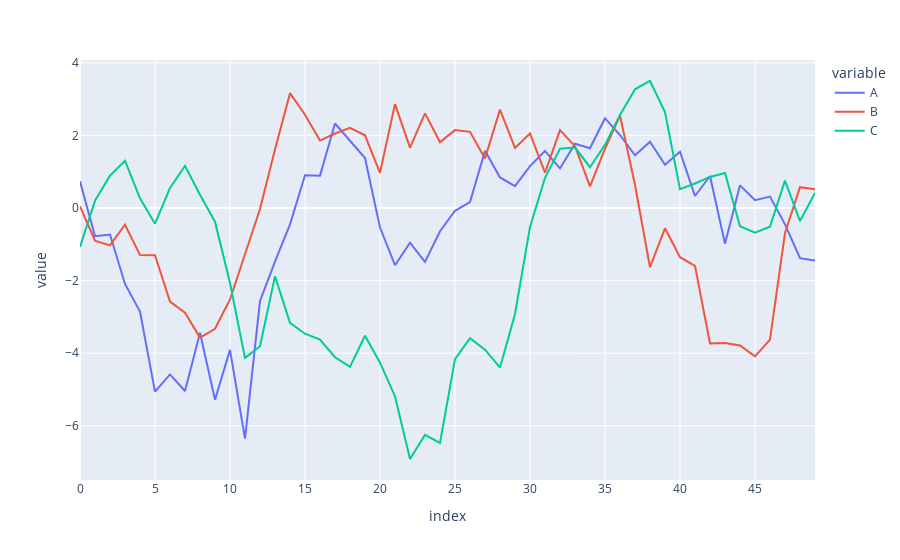

Write notebook code for a chart like this one.
### Code cell
px.line(df)

### Figure 1 — Plotly figure (JSON) as saved in the notebook; plotly's stock layout.template omitted (floating-point values rounded to 4 significant figures)
{"data": [{"hovertemplate": "variable=A<br>index=%{x}<br>value=%{y}<extra></extra>", "legendgroup": "A", "line": {"color": "#636efa", "dash": "solid"}, "mode": "lines", "name": "A", "orientation": "v", "showlegend": true, "type": "scatter", "x": [0, 1, 2, 3, 4, 5, 6, 7, 8, 9, 10, 11, 12, 13, 14, 15, 16, 17, 18, 19, 20, 21, 22, 23, 24, 25, 26, 27, 28, 29, 30, 31, 32, 33, 34, 35, 36, 37, 38, 39, 40, 41, 42, 43, 44, 45, 46, 47, 48, 49], "xaxis": "x", "y": [0.7336, -0.7795, -0.7314, -2.093, -2.855, -5.059, -4.585, -5.042, -3.438, -5.281, -3.909, -6.351, -2.561, -1.475, -0.4521, 0.8995, 0.8909, 2.327, 1.852, 1.376, -0.5387, -1.577, -0.9544, -1.484, -0.6401, -0.07715, 0.1649, 1.576, 0.8408, 0.5994, 1.152, 1.571, 1.09, 1.77, 1.644, 2.473, 2.01, 1.45, 1.825, 1.189, 1.548, 0.3301, 0.8813, -0.9876, 0.6233, 0.2128, 0.315, -0.4502, -1.384, -1.444], "yaxis": "y"}, {"hovertemplate": "variable=B<br>index=%{x}<br>value=%{y}<extra></extra>", "legendgroup": "B", "line": {"color": "#EF553B", "dash": "solid"}, "mode": "lines", "name": "B", "orientation": "v", "showlegend": true, "type": "scatter", "x": [0, 1, 2, 3, 4, 5, 6, 7, 8, 9, 10, 11, 12, 13, 14, 15, 16, 17, 18, 19, 20, 21, 22, 23, 24, 25, 26, 27, 28, 29, 30, 31, 32, 33, 34, 35, 36, 37, 38, 39, 40, 41, 42, 43, 44, 45, 46, 47, 48, 49], "xaxis": "x", "y": [0.0458, -0.8989, -1.03, -0.4607, -1.298, -1.303, -2.577, -2.883, -3.57, -3.327, -2.52, -1.281, -0.02783, 1.608, 3.161, 2.567, 1.857, 2.05, 2.206, 2.0, 0.9698, 2.86, 1.66, 2.606, 1.814, 2.144, 2.097, 1.362, 2.71, 1.655, 2.053, 0.9714, 2.146, 1.702, 0.5933, 1.627, 2.548, 0.6343, -1.631, -0.5602, -1.357, -1.593, -3.734, -3.72, -3.786, -4.088, -3.627, -0.6892, 0.5719, 0.5187], "yaxis": "y"}, {"hovertemplate": "variable=C<br>index=%{x}<br>value=%{y}<extra></extra>", "legendgroup": "C", "line": {"color": "#00cc96", "dash": "solid"}, "mode": "lines", "name": "C", "orientation": "v", "showlegend": true, "type": "scatter", "x": [0, 1, 2, 3, 4, 5, 6, 7, 8, 9, 10, 11, 12, 13, 14, 15, 16, 17, 18, 19, 20, 21, 22, 23, 24, 25, 26, 27, 28, 29, 30, 31, 32, 33, 34, 35, 36, 37, 38, 39, 40, 41, 42, 43, 44, 45, 46, 47, 48, 49], "xaxis": "x", "y": [-1.072, 0.2029, 0.8904, 1.303, 0.2675, -0.4314, 0.5496, 1.159, 0.3626, -0.3782, -2.069, -4.129, -3.809, -1.88, -3.163, -3.463, -3.627, -4.111, -4.377, -3.52, -4.261, -5.189, -6.914, -6.251, -6.471, -4.163, -3.588, -3.903, -4.398, -2.918, -0.5245, 0.8319, 1.633, 1.664, 1.123, 1.738, 2.561, 3.268, 3.497, 2.644, 0.5192, 0.6739, 0.8544, 0.9625, -0.5014, -0.6806, -0.5143, 0.7527, -0.3603, 0.4146], "yaxis": "y"}], "layout": {"legend": {"title": {"text": "variable"}, "tracegroupgap": 0}, "margin": {"t": 60}, "xaxis": {"anchor": "y", "domain": [0, 1], "title": {"text": "index"}}, "yaxis": {"anchor": "x", "domain": [0, 1], "title": {"text": "value"}}}}
